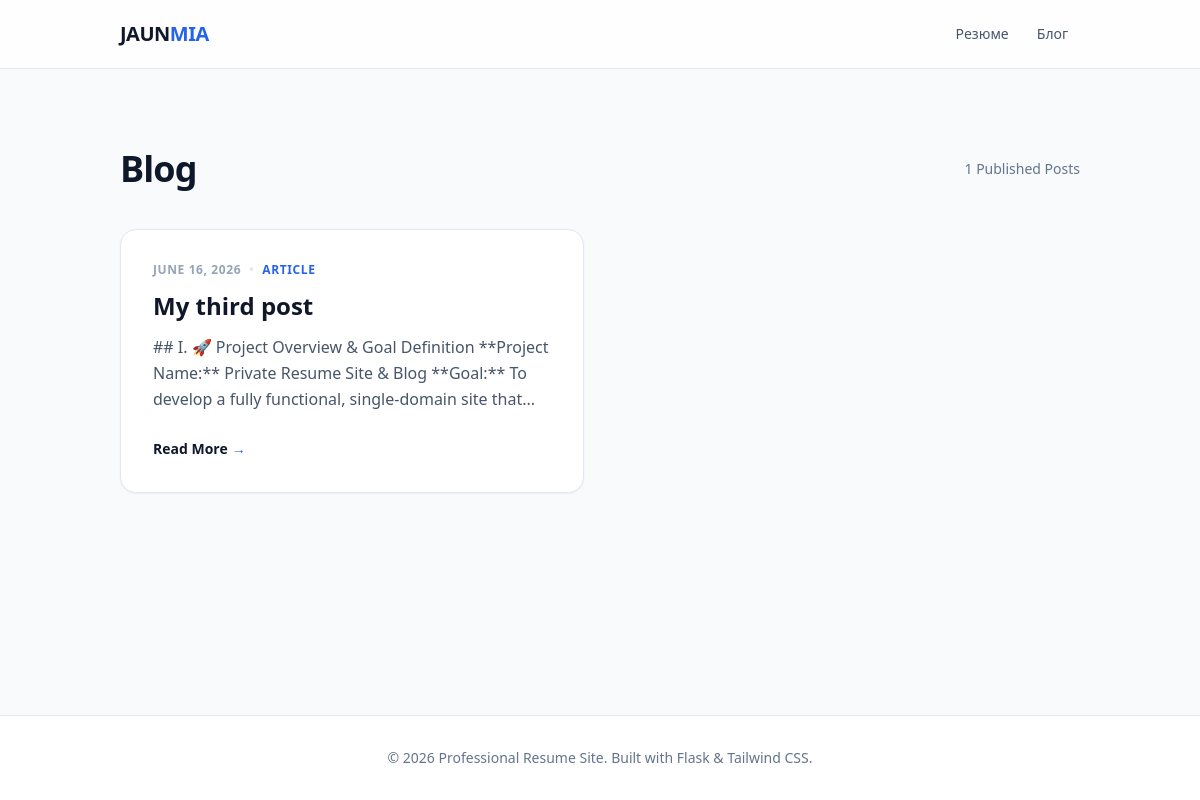
Screenshot of /blog/ with the database file from the repository.
### blog/models.py (models this page shows, shortened)
class BlogPost(db.Model):
    __tablename__ = 'blog_posts'
    id = db.Column(db.Integer, primary_key=True)
    title = db.Column(db.String(200), nullable=False)
    slug = db.Column(db.String(200), unique=True, nullable=False) # URL-friendly version of title
    date_posted = db.Column(db.DateTime, default=datetime.utcnow)
    content = db.Column(db.Text, nullable=False)
    is_published = db.Column(db.Boolean, default=False)

### blog/routes.py (the view)
@blog_bp.route('/')
def index():
    try:
        posts = BlogPost.query.filter_by(is_published=True).order_by(BlogPost.date_posted.desc()).all()
        return render_template('blog/index.html', posts=posts)
    except Exception as e:
        abort(500)

### templates/blog/index.html (shortened to what this page needs)
{% extends "base.html" %}
{% block content %}
<div class="py-10">
    <div class="flex justify-between items-center mb-10">
        <h1 class="text-4xl font-extrabold text-slate-900 tracking-tight">Blog</h1>
        <span class="text-sm text-slate-500 font-medium">{{ posts|length }} Published Posts</span>
    </div>
    <div class="grid grid-cols-1 md:grid-cols-2 gap-8">
        {% for post in posts %}
        <article class="group bg-white p-8 rounded-2xl border border-slate-200 shadow-sm hover:shadow-md transition-all hover:-translate-y-1">
            <div class="flex items-center gap-2 text-xs font-bold text-slate-400 uppercase tracking-wider mb-3">
                <span>{{ post.date_posted.strftime('%B %d, %Y') }}</span>
                <span class="text-slate-200">•</span>
                <span class="text-blue-600">Article</span>
            </div>
            <h2 class="text-2xl font-bold text-slate-900 mb-3 group-hover:text-blue-600 transition-colors">
                {{ post.title }}
            </h2>
            <p class="text-slate-600 leading-relaxed mb-6 line-clamp-3">
                {{ post.content | truncate(160) }}
            </p>
            <a href="{{ url_for('blog.post', slug=post.slug) }}" class="text-sm font-bold text-slate-900 inline-flex items-center gap-1 group-hover:gap-2 transition-all">
                Read More
                <span class="text-blue-600">→</span>
            </a>
        </article>
        {% else %}
        <div class="col-span-full text-center py-20 bg-slate-50 rounded-3xl border-2 border-dashed border-slate-200">
            <p class="text-slate-500 italic">No published posts yet. Stay tuned for updates!</p>
        </div>
        {% endfor %}
    </div>
</div>
{% endblock %}

### templates/base.html (shortened to what this page needs)
<!DOCTYPE html>
<html lang="en">
<head>
    <script src="https://cdn.tailwindcss.com"></script>
    <link rel="stylesheet" href="{{ url_for('static', filename='css/styles.css') }}">
</head>
<body class="bg-slate-50 text-slate-900 font-sans leading-normal flex flex-col min-h-screen">
    <nav class="bg-white/80 backdrop-blur-md sticky top-0 z-50 border-b border-slate-200 py-4 transition-all">
        <div class="max-w-5xl mx-auto px-4 sm:px-6 lg:px-8 flex justify-between items-center">
            <a href="{{ url_for('home') }}" class="text-xl font-bold tracking-tight text-slate-900 hover:text-blue-600 transition-colors duration-300 ease-in-out">
                JAUN<span class="text-blue-600">MIA</span>
            </a>
            <div class="flex space-x-1 items-center">
                <a href="{{ url_for('home') }}" class="px-3 py-2 rounded-md text-sm font-medium text-slate-600 hover:text-blue-600 hover:bg-slate-100 transition-all duration-200">Резюме</a>
                <a href="{{ url_for('blog.index') }}" class="px-3 py-2 rounded-md text-sm font-medium text-slate-600 hover:text-blue-600 hover:bg-slate-100 transition-all duration-200">Блог</a>
            </div>
        </div>
    </nav>
    <main class="flex-grow py-10">
        <div class="max-w-5xl mx-auto px-4 sm:px-6 lg:px-8">
            {% block content %}{% endblock %}
        </div>
    </main>
    <footer class="bg-white border-t border-slate-200 py-8">
        <div class="max-w-5xl mx-auto px-4 sm:px-6 lg:px-8 text-center text-slate-500 text-sm">
            <p>&copy; 2026 Professional Resume Site. Built with Flask & Tailwind CSS.</p>
        </div>
    </footer>
</body>
</html>

### templates/base.html (style rules this page uses)
:root { --accent-color: #2563eb; }

### rows the page displays
BlogPost: date_posted "JUNE 16, 2026", title "My third post", content "## I. 🚀 Project Overview & Goal Definition **Project Name:** Private Resume Site & Blog **Goal:** To develop a fully functional, single-domain site that..."

### other values shown
{{ posts|length }} "1"
